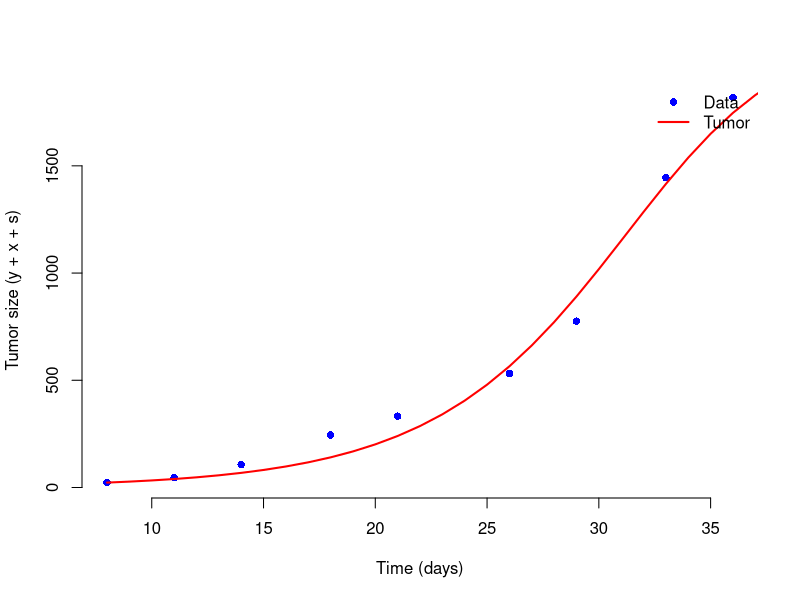

Here is the R script that generated this plot:
rm(list=ls())
library(deSolve)

##############################################################################
# Read CSV data
##############################################################################
data.df <- read.csv("../Data/NIS-data.csv", header=TRUE)

TimeData <- data.df$x
TumorData <- data.df$y
TimeSim <- TimeData

K_fixed   <- 2139.258  # carrying capacity (fixed)
eps_fixed <- 1.648773

##############################################################################
# Virotherapy Model with r and eps as parameters to estimate
##############################################################################
Viro.model <- function(t, pop, param) {
  # state variables
  y <- pop[1]  # uninfected
  x <- pop[2]  # infected
  v <- pop[3]  # virus
  s <- pop[4]  # syncytia

  # fixed param
  K <- K_fixed
  eps   <- eps_fixed  # logistic exponent
  

  # parameters to estimate
  r     <- param[1]  # growth rate
  w     <- param[2]  # virus elimination
  rho   <- param[3]  # infected+uninfected => syncytia
  l     <- param[4]  # release of virus
  k_inf <- param[5]  # infection consumption (y, v)
  delta <- param[6]  # infected death
  gamma <- param[7]  # syncytia death
  a     <- param[8]  # virus production
 

  # uninfected logistic
  dy <- r * y * (1 - ((y + x + s)^eps / K^eps)) - rho * x * y - k_inf * y * v
  dx <- k_inf * y * v - delta * x - rho * x * y
  ds <- 2*rho * x * y - gamma * s
  dv <- a * x - w * v - k_inf * y * v + l * gamma * s

  list(c(dy, dx, dv, ds))
}

##############################################################################
# Event: Virus injection at day = 14
##############################################################################
event.dat <- data.frame(
  var   = "v",
  time  = 14,
  value = 2,
  method= "replace"
)

##############################################################################
# Initial conditions
##############################################################################
Init.cond <- c(y=TumorData[1], x=0, v=0, s=0)

##############################################################################
# SSE function
##############################################################################
sse_func <- function(par) {
  param_vec <- par

  out <- lsoda(Init.cond, TimeSim, Viro.model, param_vec, rtol = 1e-8, atol = 1e-10, events=list(data=event.dat))

  model_tumor <- out[,"y"] + out[,"x"] + out[,"s"]
  model_tumor_data <- model_tumor[TimeSim %in% TimeData]

  SSE <- sum((TumorData - model_tumor_data)^2, na.rm=TRUE)
  return(SSE)
}

##############################################################################
# Initial guess and bounds
##############################################################################
init_par <- c(
  r=0.2,
  w=0.3,
  rho=0.141,
  l=0.1,
  k_inf=0.000591,
  delta=1.119,
  gamma=0.1,
  a=0.9
)

lower_bounds <- c(
  0.01,  0, 0.01, 0, 0.000001, 0.01, 0.01, 0
)

upper_bounds <- c(
  1,   1,  1, 1, 0.0001,    2,     10,    10
)

##############################################################################
# Optimization
##############################################################################
fit <- optim(
  par   = init_par,
  fn    = sse_func,
  method= "L-BFGS-B",
  lower = lower_bounds,
  upper = upper_bounds
)

best_par <- fit$par
print(best_par)

##############################################################################
# Simulate with best-fit parameters
##############################################################################
Time <- seq(from=TimeData[1], to=360, by=1)
out_best <- lsoda(Init.cond, Time, Viro.model, best_par, rtol = 1e-8, atol = 1e-10, events=list(data=event.dat))
out_best_df <- as.data.frame(out_best)
out_best_df$tumor <- out_best_df$y + out_best_df$x + out_best_df$s

##############################################################################
# Plot
##############################################################################
plot(TimeData, TumorData, pch=16, col="blue",
     xlab="Time (days)", ylab="Tumor size (y + x + s)", bty="n")
lines(out_best_df$time, out_best_df$tumor, col="red", lwd=2)

legend("topright", legend=c("Data","Tumor"),
       col=c("blue","red"),
       pch=c(16, NA), lty=c(NA, 1), lwd=c(NA, 2), bty="n")
